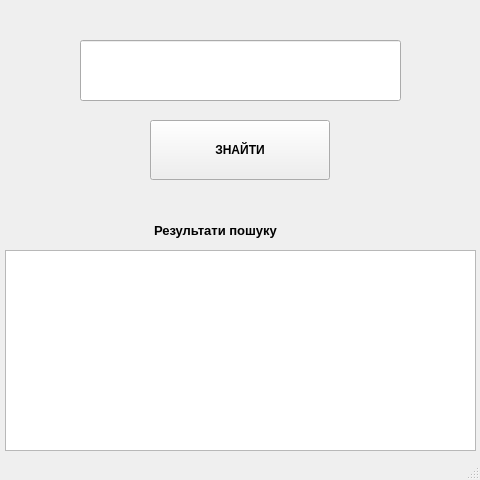
<?xml version="1.0" encoding="UTF-8"?>
<ui version="4.0">
 <class>MainWindow</class>
 <widget class="QMainWindow" name="MainWindow">
  <property name="geometry">
   <rect>
    <x>0</x>
    <y>0</y>
    <width>480</width>
    <height>480</height>
   </rect>
  </property>
  <property name="windowTitle">
   <string>MainWindow</string>
  </property>
  <widget class="QWidget" name="centralwidget">
   <widget class="QLineEdit" name="lineEdit">
    <property name="geometry">
     <rect>
      <x>80</x>
      <y>40</y>
      <width>321</width>
      <height>61</height>
     </rect>
    </property>
    <property name="text">
     <string/>
    </property>
   </widget>
   <widget class="QPushButton" name="pushButton">
    <property name="geometry">
     <rect>
      <x>150</x>
      <y>120</y>
      <width>180</width>
      <height>60</height>
     </rect>
    </property>
    <property name="font">
     <font>
      <pointsize>9</pointsize>
      <weight>75</weight>
      <bold>true</bold>
     </font>
    </property>
    <property name="text">
     <string>ЗНАЙТИ</string>
    </property>
   </widget>
   <widget class="QTextBrowser" name="textBrowser">
    <property name="geometry">
     <rect>
      <x>5</x>
      <y>250</y>
      <width>471</width>
      <height>201</height>
     </rect>
    </property>
   </widget>
   <widget class="QLabel" name="label">
    <property name="geometry">
     <rect>
      <x>154</x>
      <y>220</y>
      <width>181</width>
      <height>20</height>
     </rect>
    </property>
    <property name="font">
     <font>
      <pointsize>10</pointsize>
      <weight>75</weight>
      <bold>true</bold>
     </font>
    </property>
    <property name="text">
     <string>Результати пошуку</string>
    </property>
   </widget>
  </widget>
  <widget class="QStatusBar" name="statusbar"/>
 </widget>
 <resources/>
 <connections/>
</ui>
